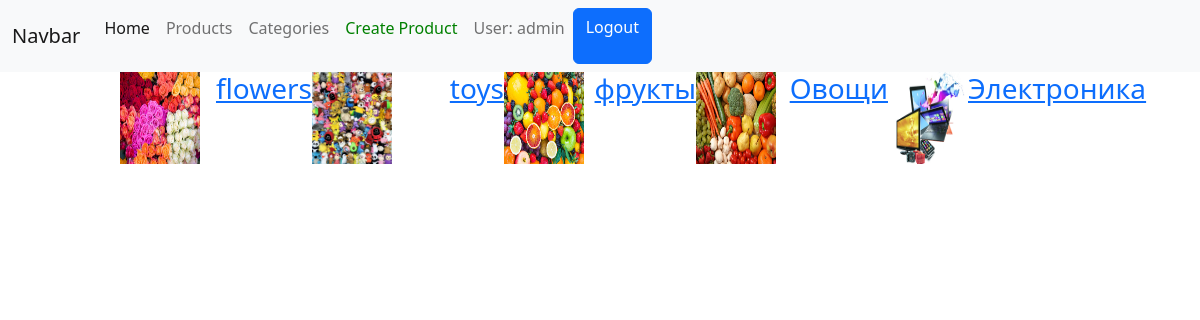
Page /category/ (signed in) on the committed database.
### products/models.py (models this page shows, shortened)
class Category(models.Model):
    title = models.CharField(max_length=100)
    icon = models.ImageField(null=True)

### products/views.py (the view)
# urls.py: path('category/', CategoryView.as_view()),
class CategoryView(ListView):
    model = Category
    template_name = 'categories/categories.html'
    def get_context_data(self, *, object_list=None, **kwargs):
        return {
            'categories': self.get_queryset(),
            'user': get_user_from_request(self.request)
        }

### users/utils.py (called while the page is built)
def get_user_from_request(request):
    return request.user if not request.user.is_anonymous else None

### templates/categories/categories.html (shortened to what this page needs)
{% extends 'layouts/main.html' %}
{% block content %}
    <div class="categories">
        {% for category in categories %}
            <div class="category">
                <img src="/media/{{ category.icon }}" alt="">
                <h3>
                    <a href="/products/?category_id={{ category.id }}">
                        {{ category.title }}
                    </a>
                </h3>
            </div>
        {% endfor %}
    </div>
{% endblock %}

### templates/layouts/main.html (shortened to what this page needs)
<!doctype html>
<html lang="en">
<head>
    <link rel="stylesheet" href="https://cdn.jsdelivr.net/npm/bootstrap@5.2.2/dist/css/bootstrap.min.css"
>
</head>
<body>
<div class="header">
    <nav class="navbar navbar-expand-lg navbar-light bg-light">
        <div class="container-fluid">
            <a class="navbar-brand" href="#">Navbar</a>
            <div class="collapse navbar-collapse" id="navbarNavAltMarkup">
                <div class="navbar-nav">
                    <a class="nav-link active" aria-current="page" href="/">Home</a>
                    <a class="nav-link" href="/products">Products</a>
                    <a class="nav-link" href="/category">Categories</a>
                    {% if user %}
                        <a href="/products/create" class="nav-link" style="color: green;">Create Product</a>
                        <p class="nav-link">User: {{ user.username }}</p>
                        <a href="/users/logout/" class="btn btn-primary">Logout</a>
                    {% else %}
                        <a href="/users/login/" class="nav-link">Login</a>
                        <a href="/users/register/" class="nav-link">Register</a>
                    {% endif %}
                </div>
            </div>
        </div>
    </nav>
</div>
{% block content %}
{% endblock %}
</body>
</html>

### templates/categories/categories.html (style rules this page uses)
.category { display: flex; justify-content: space-between; width: 20%; }
.categories { display: flex; justify-content: space-between; width: 80%; margin-left: 10%; }
.category > img { width: 80px; }

### rows in the picture
Category: icon (picture), title "flowers"
Category: icon (picture), title "toys"
Category: icon (picture), title "фрукты"
Category: icon (picture), title "Овощи"
Category: icon (picture), title "Электроника"

### other values in the picture
{{ user.username }} "admin"
